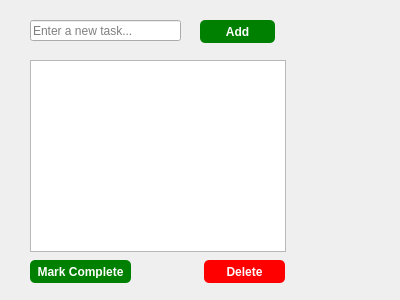
<?xml version="1.0" encoding="UTF-8"?>
<ui version="4.0">
 <class>Form</class>
 <widget class="QWidget" name="Form">
  <property name="geometry">
   <rect>
    <x>0</x>
    <y>0</y>
    <width>400</width>
    <height>300</height>
   </rect>
  </property>
  <property name="windowTitle">
   <string>To-Do App</string>
  </property>
  <widget class="QLineEdit" name="taskInput">
   <property name="geometry">
    <rect>
     <x>30</x>
     <y>20</y>
     <width>151</width>
     <height>21</height>
    </rect>
   </property>
   <property name="placeholderText">
    <string>Enter a new task...</string>
   </property>
  </widget>
  <widget class="QPushButton" name="addButton">
   <property name="geometry">
    <rect>
     <x>200</x>
     <y>20</y>
     <width>75</width>
     <height>23</height>
    </rect>
   </property>
   <property name="styleSheet">
    <string notr="true">background-color: green; color: white; font-weight: bold; border-radius: 5px; padding: 5px;</string>
   </property>
   <property name="text">
    <string>Add</string>
   </property>
  </widget>
  <widget class="QListWidget" name="taskList">
   <property name="geometry">
    <rect>
     <x>30</x>
     <y>60</y>
     <width>256</width>
     <height>192</height>
    </rect>
   </property>
  </widget>
  <widget class="QPushButton" name="markCompleteButton">
   <property name="geometry">
    <rect>
     <x>30</x>
     <y>260</y>
     <width>101</width>
     <height>23</height>
    </rect>
   </property>
   <property name="styleSheet">
    <string notr="true">background-color: green; color: white; font-weight: bold; border-radius: 5px; padding: 5px;</string>
   </property>
   <property name="text">
    <string>Mark Complete</string>
   </property>
  </widget>
  <widget class="QPushButton" name="deleteButton">
   <property name="geometry">
    <rect>
     <x>204</x>
     <y>260</y>
     <width>81</width>
     <height>23</height>
    </rect>
   </property>
   <property name="styleSheet">
    <string notr="true">background-color: red; color: white; font-weight: bold; border-radius: 5px; padding: 5px;</string>
   </property>
   <property name="text">
    <string>Delete</string>
   </property>
  </widget>
 </widget>
 <resources/>
 <connections/>
</ui>
